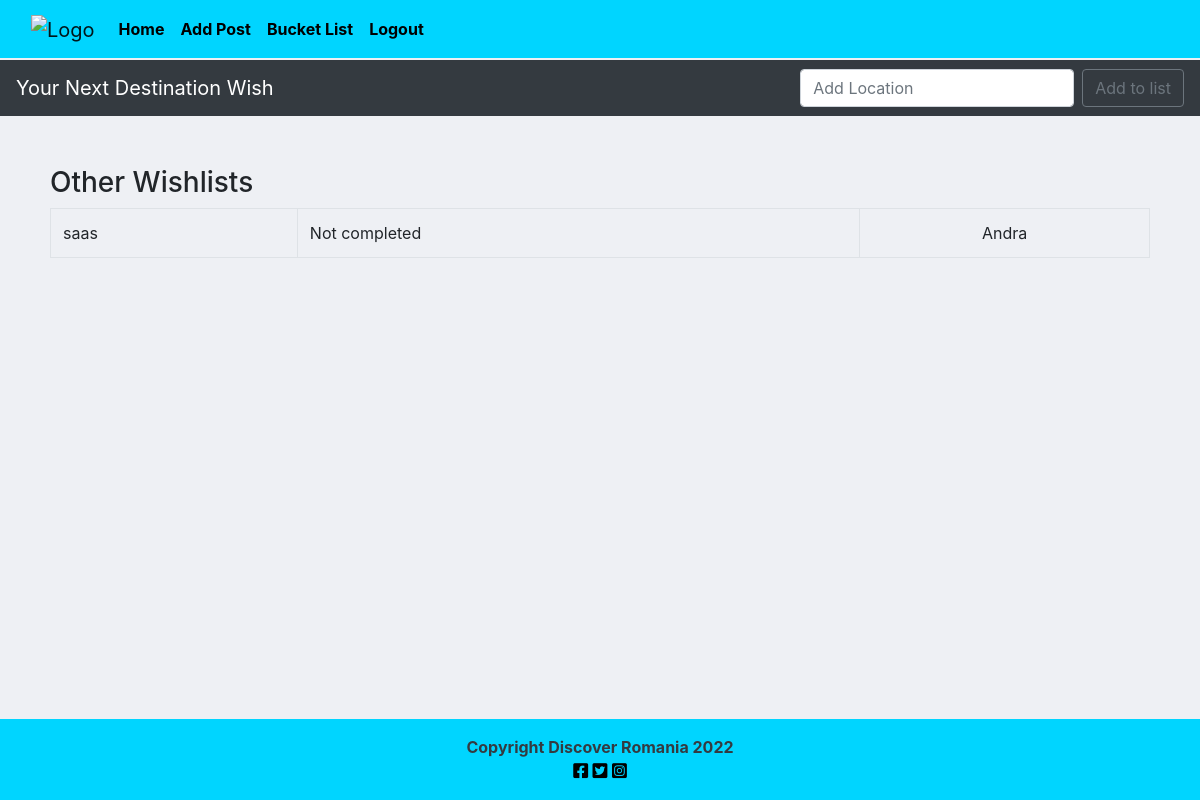
The page /wish/ (signed in) on the database its author committed.
### wish/models.py (models this page shows, shortened)
class Wish(models.Model):
    item = models.CharField(max_length=200)
    completed = models.BooleanField(default=False)
    author = models.ForeignKey(User, on_delete=models.CASCADE)

### wish/views.py (the view)
# urls.py: path('', views.create_wish, name="wish_create"),
@login_required
def create_wish(request):
    if request.method == 'POST':
        form = WishForm(request.POST)
        if form.is_valid():
            wish = form.save(commit=False)
            wish.author = request.user
            wish.save()
            my_items = Wish.objects.filter(author=request.user)
            all_items = Wish.objects.filter(~Q(author=request.user))
            messages.success(request, (
               "Your location that you want to "
               "visit has been added to List !"))
            return render(request, "wish/wish.html", {'all_items': all_items, 'my_items': my_items})
    else:
        my_items = Wish.objects.filter(author=request.user)
        all_items = Wish.objects.filter(~Q(author=request.user))
        return render(request, "wish/wish.html", {'all_items': all_items, 'my_items': my_items})

### templates/wish/wish.html (shortened to what this page needs)
{% extends 'base.html' %}
{% load static %}
{% block content %}
<nav class="navbar navbar-expand navbar-dark bg-dark">
  <a class="navbar-brand" href=""> Your Next Destination Wish</a>
  <div class="collapse navbar-collapse" id="navbarSupportedContent">
      <form class="form-inline my-2 my-lg-0" method ="POST">
        <input class="form-control mr-sm-2" type="search" placeholder="Add Location" aria-label="Search" name="item">
        <button class="btn btn-outline-secondary my-2 my-sm-0" type="submit">Add to list</button>
      </form>
  </div>
</nav>
{% if all_items %}
<div class="wish-table">
  <h3>Other Wishlists</h3>
  <table class ="table table-bordered">
  {% for things in all_items %}
    <tr>
      <td class ="stricker">{{ things.item }}</td>
      <td>{% if  things.completed %}Completed{% else %}Not completed{% endif %}</td>
      <td><center>{{things.author}}</center></td>
    </tr>
  {% endfor %}
  </table>
</div>
{% endif %}
{% endblock %}

### static/css/style.css (style rules this page uses)
body { background-color: #EEF0F4; }
.main-bg { background-color: #EEF0F4; }

### static/css/wish.css (style rules this page uses)
.wish-table { margin: 0 auto; padding: 50px 50px 0 50px; }
.wish-table:last-child { padding: 50px; }

### rows shown on the page
Wish: item "saas", completed "Not completed", author "Andra"
